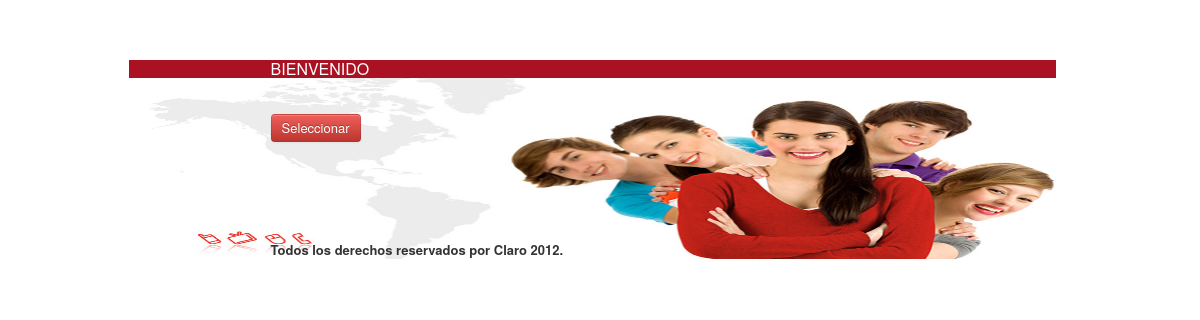
Before: / with the older database file.
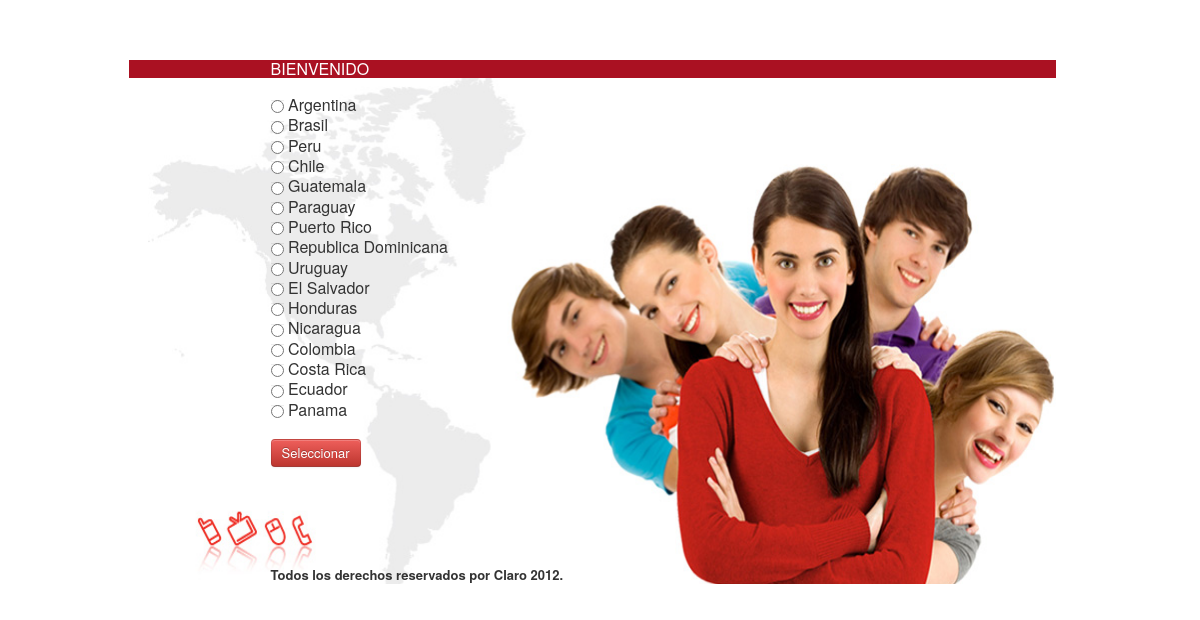
After: the same page with the newer database file.
### tables this page shows
CREATE TABLE IF NOT EXISTS `paises` (
  `id` int(11) NOT NULL AUTO_INCREMENT,
  `nombre` varchar(255) NOT NULL,
  `estado` int(11) NOT NULL DEFAULT '1',
  PRIMARY KEY (`id`),
  KEY `nombre` (`nombre`)
);

### clases/sql.php (called while the page is built)
<?php
    try {
    	$result=mysql_query($sql,$link);
	}
	catch (Exception $e){
		header('location: errores/no_url.php?error=<br>No se pudo ejecutar la consulta.<br>'.mysql_error($link));
	    mysql_close($link);
	    return false;
	}
?>

### consultas/paises.php (the view, shortened to what this page needs)
<?php
	$sql='SELECT id, nombre FROM paises WHERE id > 0 AND estado = 1';
	include('clases/sql.php');
	if($result > 0) {
		while($row=mysql_fetch_array($result)){
			echo '<input type="radio" name="ubicacion" value="'.$row['id'].'"> '.$row['nombre'].'<br/>';
		}
	}
?>

### index.php (shortened to what this page needs)
<?php
	include('clases/consultas.php');
	if($result > 0){
		if($row=mysql_fetch_array($result)){ $cant = $row['cant']; }
	}
	$sql='INSERT INTO `usuarios`(`id`,`user`, `ip`, `tipo`, `online`) VALUES ('.$cant.',"unregistered'.$cant.'","'.$_SERVER['REMOTE_ADDR'].'","1","1")';
	include('clases/sql.php');
	if(isset($_SESSION['ubicacion'])==1 && $_SESSION['ubicacion'] =! ''){
		header('location: colombia/');
	}else{
		include('mod/paises.php');
	}
?>

### mod/paises.php (shortened to what this page needs)
<!DOCTYPE HTML>
<html lang="es">
<head>
	<link rel="stylesheet" type="text/css" href="themes/css/bootstrap-responsive.min.css" media="all">
	<link rel="stylesheet" type="text/css" href="themes/css/bootstrap.min.css" media="all">
	<link rel="stylesheet" type="text/css" href="themes/css/stylesheet.css" media="all">
</head>
<body id="bodypaises" class="container-fluid">
	<div class="row-fluid">
		<div id="paises">
			<div id="bienvenido">Bienvenido</div>
			<br/>
			<form id="formpaises" action="colombia/" method="POST">
				<?php if(file_exists('consultas/paises.php')){ include('consultas/paises.php'); } ?>
				<br/>
				<input type="submit" value="Seleccionar" class="btn btn-danger">
				<br/>
				<br/>
				<br/>
			</form>
			<p><strong>Todos los derechos reservados por Claro 2012.</strong></p>
		</div>
	</div>
</body>
</html>

### themes/css/stylesheet.css (style rules this page uses)
#bienvenido { background-color: #A12; color: #FFF; margin-left: -18%; padding-left: 18%; text-transform: uppercase; }
#bodypaises { margin-left: 11%; margin-right: 12%; margin-top: 5%; }
#paises { background-image: url('../img/paises.jpg'); background-size: 107% 111%; background-repeat: no-repeat; padding-left: 15%; }
* { cursor: pointer !important; }
body { font-size: 1em !important; padding: 0px !important; -ms-overflow-x: hidden; overflow-x: hidden; -ms-overflow-y: hidden; overflow-y: hidden; zoom: 100%; }
#formpaises { margin-bottom: 8% !important; }

Changed rows visible on the page:
added paises: nombre "Argentina"
added paises: nombre "Brasil"
added paises: nombre "Peru"
added paises: nombre "Chile"
added paises: nombre "Guatemala"
added paises: nombre "Paraguay"
added paises: nombre "Puerto Rico"
added paises: nombre "Republica Dominicana"
added paises: nombre "Uruguay"
added paises: nombre "El Salvador"
added paises: nombre "Honduras"
added paises: nombre "Nicaragua"
added paises: nombre "Colombia"
added paises: nombre "Costa Rica"
added paises: nombre "Ecuador"
added paises: nombre "Panama"
